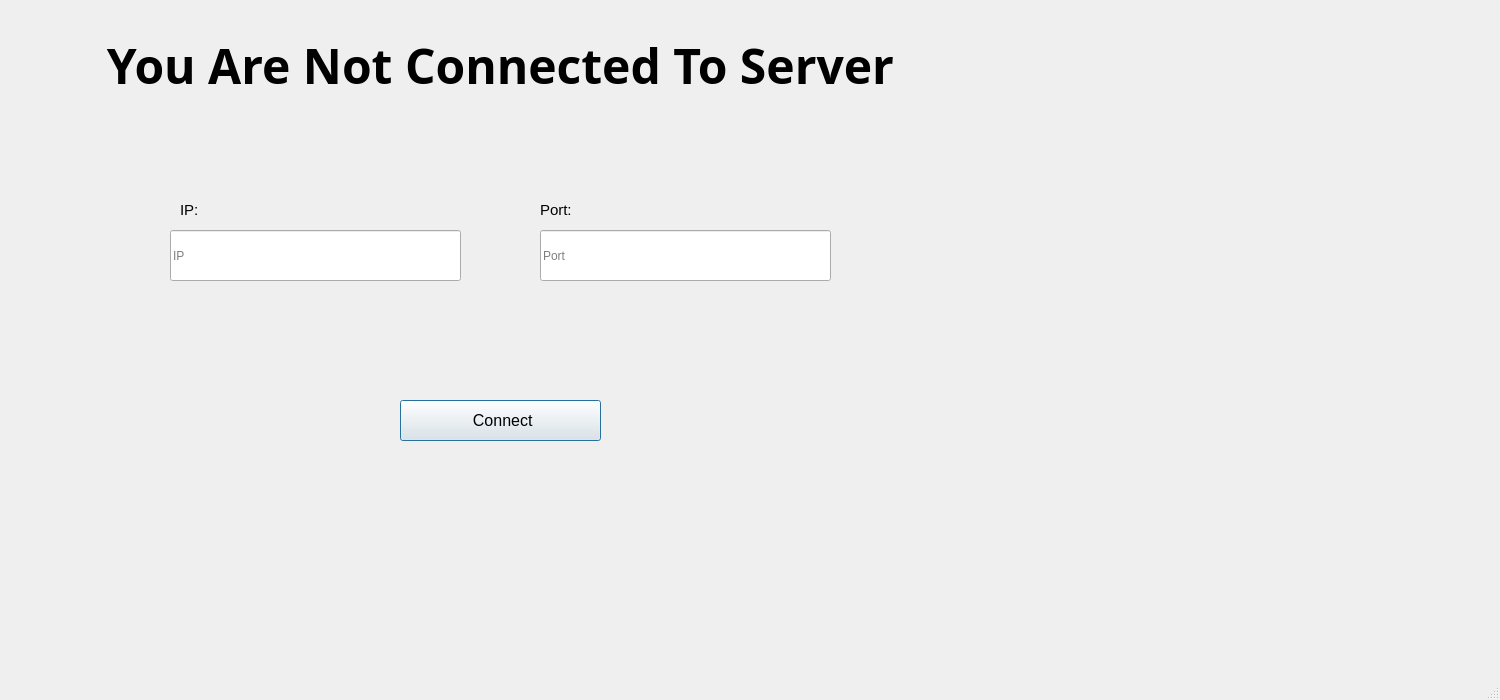
<?xml version='1.0' encoding='utf-8'?>
<ui version="4.0">
 <class>IdanCloud</class>
 <widget class="QMainWindow" name="IdanCloud">
  <property name="geometry">
   <rect>
    <x>0</x>
    <y>0</y>
    <width>1500</width>
    <height>700</height>
   </rect>
  </property>
  <property name="acceptDrops">
   <bool>false</bool>
  </property>
  <property name="windowTitle">
   <string>IdanCloud</string>
  </property>
  <property name="styleSheet">
   <string notr="true" />
  </property>
  <widget class="QWidget" name="centralwidget">
   <widget class="QLabel" name="label">
    <property name="geometry">
     <rect>
      <x>50</x>
      <y>40</y>
      <width>901</width>
      <height>51</height>
     </rect>
    </property>
    <property name="font">
     <font>
      <family>Trebuchet MS</family>
      <pointsize>36</pointsize>
      <bold>true</bold>
     </font>
    </property>
    <property name="layoutDirection">
     <enum>Qt::LayoutDirection::LeftToRight</enum>
    </property>
    <property name="styleSheet">
     <string notr="true">.btn {
    margin: 1rem;
    font-size: 1.2rem;
    color: var(--text);
    padding: 0.7rem 2rem;
    border-radius: 30em;
    border-style: none;
    text-transform: uppercase;
    letter-spacing: 2px;
    background-color: transparent;
    box-shadow: 1px 1px 10px #000000;
    transition: all .3s ease;
    opacity: 0.8;
}</string>
    </property>
    <property name="text">
     <string>You Are Not Connected To Server</string>
    </property>
    <property name="scaledContents">
     <bool>true</bool>
    </property>
    <property name="alignment">
     <set>Qt::AlignmentFlag::AlignCenter</set>
    </property>
   </widget>
   <widget class="QWidget" name="gridLayoutWidget">
    <property name="geometry">
     <rect>
      <x>0</x>
      <y>0</y>
      <width>2</width>
      <height>2</height>
     </rect>
    </property>
    <layout class="QGridLayout" name="gridLayout" />
   </widget>
   <widget class="QLineEdit" name="ip">
    <property name="geometry">
     <rect>
      <x>170</x>
      <y>230</y>
      <width>291</width>
      <height>51</height>
     </rect>
    </property>
    <property name="alignment">
     <set>Qt::AlignmentFlag::AlignLeading|Qt::AlignmentFlag::AlignLeft|Qt::AlignmentFlag::AlignVCenter</set>
    </property>
    <property name="placeholderText">
     <string>IP</string>
    </property>
   </widget>
   <widget class="QLabel" name="ip_label">
    <property name="geometry">
     <rect>
      <x>180</x>
      <y>200</y>
      <width>211</width>
      <height>21</height>
     </rect>
    </property>
    <property name="font">
     <font>
      <pointsize>11</pointsize>
     </font>
    </property>
    <property name="text">
     <string>&lt;html&gt;&lt;head/&gt;&lt;body&gt;&lt;p&gt;&lt;span&gt;IP:&lt;/span&gt;&lt;/p&gt;&lt;/body&gt;&lt;/html&gt;</string>
    </property>
    <property name="alignment">
     <set>Qt::AlignmentFlag::AlignLeading|Qt::AlignmentFlag::AlignLeft|Qt::AlignmentFlag::AlignVCenter</set>
    </property>
   </widget>
   <widget class="QPushButton" name="connect_button">
    <property name="geometry">
     <rect>
      <x>400</x>
      <y>400</y>
      <width>201</width>
      <height>41</height>
     </rect>
    </property>
    <property name="font">
     <font>
      <pointsize>12</pointsize>
     </font>
    </property>
    <property name="styleSheet">
     <string notr="true" />
    </property>
    <property name="text">
     <string> Connect</string>
    </property>
    <property name="iconSize">
     <size>
      <width>20</width>
      <height>20</height>
     </size>
    </property>
    <property name="default">
     <bool>true</bool>
    </property>
   </widget>
   <widget class="QLabel" name="message">
    <property name="geometry">
     <rect>
      <x>0</x>
      <y>330</y>
      <width>1001</width>
      <height>51</height>
     </rect>
    </property>
    <property name="text">
     <string />
    </property>
    <property name="alignment">
     <set>Qt::AlignmentFlag::AlignCenter</set>
    </property>
   </widget>
   <widget class="QLineEdit" name="port">
    <property name="geometry">
     <rect>
      <x>540</x>
      <y>230</y>
      <width>291</width>
      <height>51</height>
     </rect>
    </property>
    <property name="alignment">
     <set>Qt::AlignmentFlag::AlignLeading|Qt::AlignmentFlag::AlignLeft|Qt::AlignmentFlag::AlignVCenter</set>
    </property>
    <property name="placeholderText">
     <string>Port</string>
    </property>
   </widget>
   <widget class="QLabel" name="port_label">
    <property name="geometry">
     <rect>
      <x>540</x>
      <y>200</y>
      <width>211</width>
      <height>21</height>
     </rect>
    </property>
    <property name="font">
     <font>
      <pointsize>11</pointsize>
     </font>
    </property>
    <property name="text">
     <string>&lt;html&gt;&lt;head/&gt;&lt;body&gt;&lt;p&gt;&lt;span&gt;Port:&lt;/span&gt;&lt;/p&gt;&lt;/body&gt;&lt;/html&gt;</string>
    </property>
    <property name="alignment">
     <set>Qt::AlignmentFlag::AlignLeading|Qt::AlignmentFlag::AlignLeft|Qt::AlignmentFlag::AlignVCenter</set>
    </property>
   </widget>
  </widget>
  <widget class="QStatusBar" name="statusbar" />
 </widget>
 <resources />
 <connections />
</ui>
